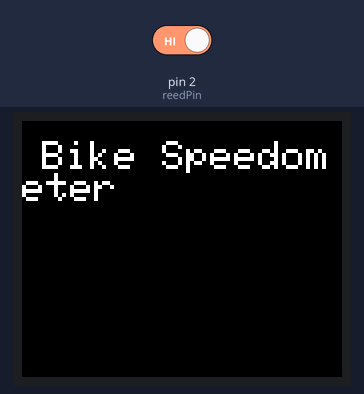
Recording of a sketch running on a simulated Arduino Uno, built with avr-gcc and run on an emulated ATmega328P. Shown: 160×128 colour display. The inputs (shaded band) are chosen by the test bench; at power-on: pin 2 (reedPin) HIGH.

Above: at 0.2 s.
2.9 s: pin 2 (reedPin) driven LOW
At 4.1 s:
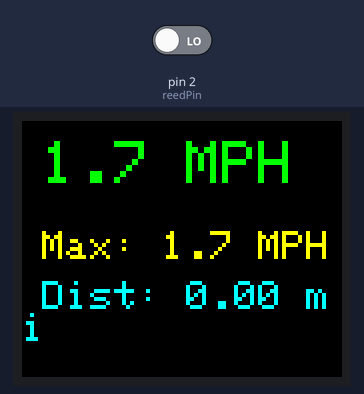
Timing chart, 0 to 5.9 s (numbered marks = the images above; inputs shaded):
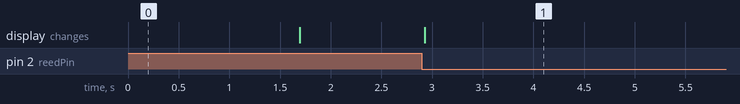

Measured:
- after the input at 2.9 s, the display: changes at once (image 1)

The sketch:

Speedometer.ino
```cpp
#include <Adafruit_GFX.h>
#include <Adafruit_ST7735.h>
#include <SPI.h>

// TFT pins
#define TFT_CS     10
#define TFT_DC     8
#define TFT_RST    9

Adafruit_ST7735 tft = Adafruit_ST7735(TFT_CS, TFT_DC, TFT_RST);

// Reed switch pin
const int reedPin = 2;

// Wheel measurement
float wheelCircumference = 2.20; // meters (27x1 7/8 tire)

// Speed and distance tracking
volatile unsigned long lastTime = 0;
volatile unsigned long interval = 0;
volatile bool pulseDetected = false;

float speed = 0.0;       // MPH
float maxSpeed = 0.0;    // MPH
float distance = 0.0;    // miles

// Conversion constants
const float MPS_TO_MPH = 2.23694;
const float METERS_TO_MILES = 0.000621371;

// Max speed threshold for sanity check
const float MAX_SPEED_THRESHOLD = 40.0; // mph

void setup() {
  Serial.begin(9600);
  pinMode(reedPin, INPUT_PULLUP);
  attachInterrupt(digitalPinToInterrupt(reedPin), reedTriggered, FALLING);

  // Initialize TFT
  tft.initR(INITR_BLACKTAB);
  tft.setRotation(1);
  tft.fillScreen(ST77XX_BLACK);

  // Initial screen
  tft.setTextColor(ST77XX_WHITE);
  tft.setTextSize(2);
  tft.setCursor(10, 10);
  tft.println("Bike Speedometer");
  delay(1500);
  tft.fillScreen(ST77XX_BLACK);
}

void loop() {
  // Update display only when a new pulse is detected
  if (pulseDetected) {
    pulseDetected = false;

    // Display speed, max, and distance
    displayData();
  }
}

void reedTriggered() {
  unsigned long currentTime = millis();
  interval = currentTime - lastTime;
  lastTime = currentTime;

  // Ignore extremely fast triggers (debounce)
  if (interval > 50) {
    pulseDetected = true;

    // Calculate speed in MPH
    float speedMps = wheelCircumference / (interval / 1000.0);
    speed = speedMps * MPS_TO_MPH;

    // Cap speed display for sanity (optional)
    if (speed > 60.0) speed = 60.0;

    // Only update maxSpeed if under threshold
    if (speed < MAX_SPEED_THRESHOLD && speed > maxSpeed) {
      maxSpeed = speed;
    }

    // Update distance
    distance += wheelCircumference * METERS_TO_MILES;
  }
}

void displayData() {
  tft.fillScreen(ST77XX_BLACK);

  // Current speed
  tft.setTextColor(ST77XX_GREEN);
  tft.setTextSize(3);
  tft.setCursor(10, 10);
  tft.print(speed, 1);
  tft.println(" MPH");

  // Max speed
  tft.setTextColor(ST77XX_YELLOW);
  tft.setTextSize(2);
  tft.setCursor(10, 55);
  tft.print("Max: ");
  tft.print(maxSpeed, 1);
  tft.println(" MPH");

  // Distance
  tft.setTextColor(ST77XX_CYAN);
  tft.setTextSize(2);
  tft.setCursor(10, 80);
  tft.print("Dist: ");
  tft.print(distance, 2);
  tft.println(" mi");
}
```
